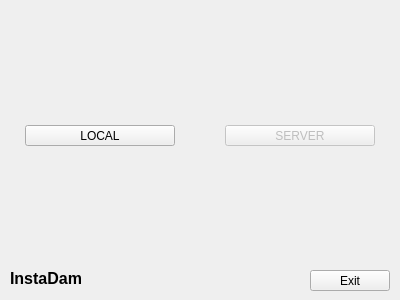
<?xml version="1.0" encoding="UTF-8"?>
<ui version="4.0">
 <class>StartingWidget</class>
 <widget class="QWidget" name="StartingWidget">
  <property name="geometry">
   <rect>
    <x>0</x>
    <y>0</y>
    <width>400</width>
    <height>300</height>
   </rect>
  </property>
  <property name="windowTitle">
   <string>Widget</string>
  </property>
  <widget class="QPushButton" name="pushButton">
   <property name="geometry">
    <rect>
     <x>25</x>
     <y>125</y>
     <width>150</width>
     <height>21</height>
    </rect>
   </property>
   <property name="text">
    <string>LOCAL</string>
   </property>
  </widget>
  <widget class="QPushButton" name="pushButton_2">
   <property name="enabled">
    <bool>false</bool>
   </property>
   <property name="geometry">
    <rect>
     <x>225</x>
     <y>125</y>
     <width>150</width>
     <height>21</height>
    </rect>
   </property>
   <property name="text">
    <string>SERVER</string>
   </property>
  </widget>
  <widget class="QLabel" name="label">
   <property name="geometry">
    <rect>
     <x>10</x>
     <y>270</y>
     <width>101</width>
     <height>16</height>
    </rect>
   </property>
   <property name="font">
    <font>
     <pointsize>12</pointsize>
     <weight>75</weight>
     <bold>true</bold>
    </font>
   </property>
   <property name="text">
    <string>InstaDam</string>
   </property>
  </widget>
  <widget class="QPushButton" name="pushButton_3">
   <property name="geometry">
    <rect>
     <x>310</x>
     <y>270</y>
     <width>80</width>
     <height>21</height>
    </rect>
   </property>
   <property name="text">
    <string>Exit</string>
   </property>
  </widget>
 </widget>
 <layoutdefault spacing="6" margin="11"/>
 <resources/>
 <connections/>
</ui>
